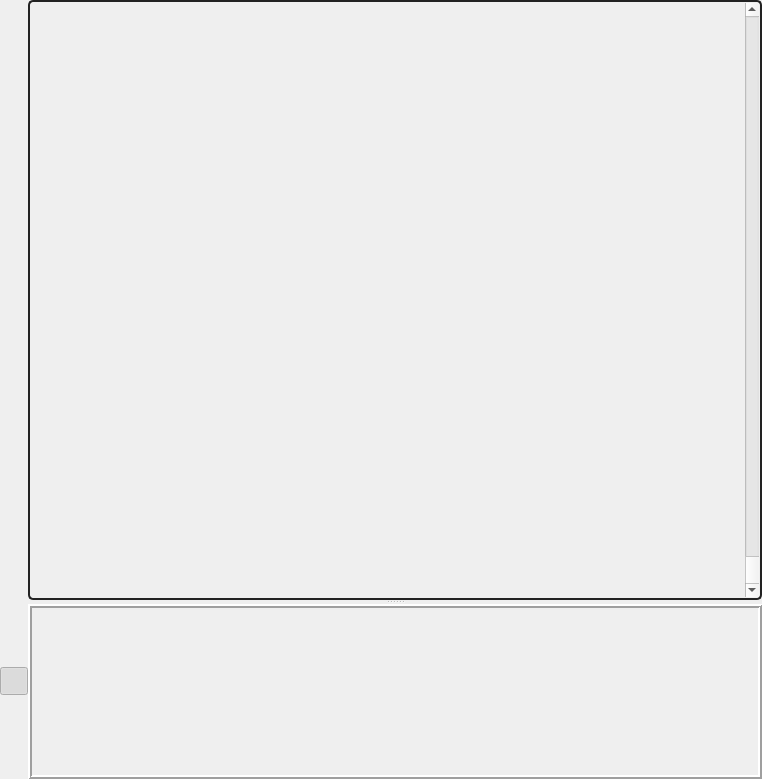
<?xml version="1.0" encoding="UTF-8"?>
<ui version="4.0">
 <class>MEditorArea</class>
 <widget class="QWidget" name="MEditorArea">
  <property name="geometry">
   <rect>
    <x>0</x>
    <y>0</y>
    <width>762</width>
    <height>779</height>
   </rect>
  </property>
  <property name="windowTitle">
   <string notr="true"/>
  </property>
  <layout class="QHBoxLayout" name="horizontalLayout" stretch="0,1">
   <property name="spacing">
    <number>0</number>
   </property>
   <property name="leftMargin">
    <number>0</number>
   </property>
   <property name="topMargin">
    <number>0</number>
   </property>
   <property name="rightMargin">
    <number>0</number>
   </property>
   <property name="bottomMargin">
    <number>0</number>
   </property>
   <item>
    <widget class="QWidget" name="tool_container" native="true">
     <property name="maximumSize">
      <size>
       <width>16777215</width>
       <height>16777215</height>
      </size>
     </property>
     <property name="layoutDirection">
      <enum>Qt::LayoutDirection::LeftToRight</enum>
     </property>
     <property name="styleSheet">
      <string notr="true"/>
     </property>
     <layout class="QVBoxLayout" name="verticalLayout">
      <property name="spacing">
       <number>0</number>
      </property>
      <property name="leftMargin">
       <number>0</number>
      </property>
      <property name="topMargin">
       <number>0</number>
      </property>
      <property name="rightMargin">
       <number>0</number>
      </property>
      <property name="bottomMargin">
       <number>0</number>
      </property>
      <item>
       <widget class="QToolButton" name="mode_toolbutton">
        <property name="minimumSize">
         <size>
          <width>28</width>
          <height>28</height>
         </size>
        </property>
        <property name="maximumSize">
         <size>
          <width>28</width>
          <height>28</height>
         </size>
        </property>
        <property name="focusPolicy">
         <enum>Qt::FocusPolicy::NoFocus</enum>
        </property>
        <property name="toolTip">
         <string>switch edit mode</string>
        </property>
        <property name="layoutDirection">
         <enum>Qt::LayoutDirection::LeftToRight</enum>
        </property>
        <property name="text">
         <string/>
        </property>
        <property name="icon">
         <iconset resource="../../../../resources/glsrcs.qrc">
          <normaloff>:/icons/mouse-pointer.svg</normaloff>:/icons/mouse-pointer.svg</iconset>
        </property>
        <property name="popupMode">
         <enum>QToolButton::ToolButtonPopupMode::InstantPopup</enum>
        </property>
        <property name="autoRaise">
         <bool>true</bool>
        </property>
        <property name="arrowType">
         <enum>Qt::ArrowType::NoArrow</enum>
        </property>
       </widget>
      </item>
      <item>
       <widget class="QToolButton" name="default_divisor_policy_toolbutton">
        <property name="minimumSize">
         <size>
          <width>28</width>
          <height>28</height>
         </size>
        </property>
        <property name="maximumSize">
         <size>
          <width>28</width>
          <height>28</height>
         </size>
        </property>
        <property name="focusPolicy">
         <enum>Qt::FocusPolicy::NoFocus</enum>
        </property>
        <property name="toolTip">
         <string>change the default divisors policy</string>
        </property>
        <property name="layoutDirection">
         <enum>Qt::LayoutDirection::LeftToRight</enum>
        </property>
        <property name="text">
         <string/>
        </property>
        <property name="icon">
         <iconset resource="../../../../resources/glsrcs.qrc">
          <normaloff>:/icons/stream.svg</normaloff>:/icons/stream.svg</iconset>
        </property>
        <property name="iconSize">
         <size>
          <width>12</width>
          <height>12</height>
         </size>
        </property>
        <property name="popupMode">
         <enum>QToolButton::ToolButtonPopupMode::InstantPopup</enum>
        </property>
        <property name="autoRaise">
         <bool>true</bool>
        </property>
       </widget>
      </item>
      <item>
       <widget class="QToolButton" name="background_opacy_toolbutton">
        <property name="minimumSize">
         <size>
          <width>28</width>
          <height>28</height>
         </size>
        </property>
        <property name="maximumSize">
         <size>
          <width>28</width>
          <height>28</height>
         </size>
        </property>
        <property name="toolTip">
         <string>adjust the background opacy</string>
        </property>
        <property name="layoutDirection">
         <enum>Qt::LayoutDirection::LeftToRight</enum>
        </property>
        <property name="text">
         <string notr="true"/>
        </property>
        <property name="icon">
         <iconset resource="../../../../resources/glsrcs.qrc">
          <normaloff>:/icons/background.svg</normaloff>:/icons/background.svg</iconset>
        </property>
        <property name="iconSize">
         <size>
          <width>16</width>
          <height>16</height>
         </size>
        </property>
        <property name="popupMode">
         <enum>QToolButton::ToolButtonPopupMode::InstantPopup</enum>
        </property>
        <property name="autoRaise">
         <bool>true</bool>
        </property>
       </widget>
      </item>
      <item>
       <widget class="QToolButton" name="bookmark_toolbutton">
        <property name="minimumSize">
         <size>
          <width>28</width>
          <height>28</height>
         </size>
        </property>
        <property name="maximumSize">
         <size>
          <width>28</width>
          <height>28</height>
         </size>
        </property>
        <property name="focusPolicy">
         <enum>Qt::FocusPolicy::NoFocus</enum>
        </property>
        <property name="toolTip">
         <string>map bookmarks</string>
        </property>
        <property name="layoutDirection">
         <enum>Qt::LayoutDirection::LeftToRight</enum>
        </property>
        <property name="text">
         <string/>
        </property>
        <property name="icon">
         <iconset resource="../../../../resources/glsrcs.qrc">
          <normaloff>:/icons/bookmark.svg</normaloff>:/icons/bookmark.svg</iconset>
        </property>
        <property name="iconSize">
         <size>
          <width>12</width>
          <height>12</height>
         </size>
        </property>
        <property name="popupMode">
         <enum>QToolButton::ToolButtonPopupMode::InstantPopup</enum>
        </property>
        <property name="autoRaise">
         <bool>true</bool>
        </property>
       </widget>
      </item>
      <item>
       <spacer name="verticalSpacer">
        <property name="orientation">
         <enum>Qt::Orientation::Vertical</enum>
        </property>
        <property name="sizeHint" stdset="0">
         <size>
          <width>20</width>
          <height>613</height>
         </size>
        </property>
       </spacer>
      </item>
      <item>
       <widget class="QPushButton" name="show_object_after_judgeline_button">
        <property name="minimumSize">
         <size>
          <width>28</width>
          <height>28</height>
         </size>
        </property>
        <property name="maximumSize">
         <size>
          <width>28</width>
          <height>28</height>
         </size>
        </property>
        <property name="focusPolicy">
         <enum>Qt::FocusPolicy::NoFocus</enum>
        </property>
        <property name="toolTip">
         <string>check to show object after judgeline</string>
        </property>
        <property name="text">
         <string notr="true"/>
        </property>
        <property name="icon">
         <iconset resource="../../../../resources/glsrcs.qrc">
          <normaloff>:/icons/glasses.svg</normaloff>:/icons/glasses.svg</iconset>
        </property>
        <property name="iconSize">
         <size>
          <width>16</width>
          <height>16</height>
         </size>
        </property>
        <property name="checkable">
         <bool>true</bool>
        </property>
        <property name="checked">
         <bool>true</bool>
        </property>
        <property name="flat">
         <bool>true</bool>
        </property>
       </widget>
      </item>
      <item>
       <widget class="QPushButton" name="lock_edit_mode_button">
        <property name="minimumSize">
         <size>
          <width>28</width>
          <height>28</height>
         </size>
        </property>
        <property name="maximumSize">
         <size>
          <width>28</width>
          <height>28</height>
         </size>
        </property>
        <property name="focusPolicy">
         <enum>Qt::FocusPolicy::NoFocus</enum>
        </property>
        <property name="toolTip">
         <string>switch mode auto select</string>
        </property>
        <property name="text">
         <string/>
        </property>
        <property name="icon">
         <iconset resource="../../../../resources/glsrcs.qrc">
          <normaloff>:/icons/lock-open.svg</normaloff>
          <normalon>:/icons/lock.svg</normalon>
          <activeon>:/icons/lock.svg</activeon>:/icons/lock-open.svg</iconset>
        </property>
        <property name="iconSize">
         <size>
          <width>16</width>
          <height>16</height>
         </size>
        </property>
        <property name="checkable">
         <bool>true</bool>
        </property>
        <property name="flat">
         <bool>true</bool>
        </property>
       </widget>
      </item>
      <item>
       <widget class="QPushButton" name="magnet_todivisor_button">
        <property name="minimumSize">
         <size>
          <width>28</width>
          <height>28</height>
         </size>
        </property>
        <property name="maximumSize">
         <size>
          <width>28</width>
          <height>28</height>
         </size>
        </property>
        <property name="focusPolicy">
         <enum>Qt::FocusPolicy::NoFocus</enum>
        </property>
        <property name="toolTip">
         <string>magnet to divisors</string>
        </property>
        <property name="text">
         <string notr="true"/>
        </property>
        <property name="icon">
         <iconset resource="../../../../resources/glsrcs.qrc">
          <normaloff>:/icons/magnet.svg</normaloff>:/icons/magnet.svg</iconset>
        </property>
        <property name="iconSize">
         <size>
          <width>16</width>
          <height>16</height>
         </size>
        </property>
        <property name="checkable">
         <bool>true</bool>
        </property>
        <property name="flat">
         <bool>true</bool>
        </property>
       </widget>
      </item>
      <item>
       <widget class="QPushButton" name="wheel_direction_button">
        <property name="minimumSize">
         <size>
          <width>28</width>
          <height>28</height>
         </size>
        </property>
        <property name="maximumSize">
         <size>
          <width>28</width>
          <height>28</height>
         </size>
        </property>
        <property name="focusPolicy">
         <enum>Qt::FocusPolicy::NoFocus</enum>
        </property>
        <property name="toolTip">
         <string>change the mouse wheel direction</string>
        </property>
        <property name="text">
         <string/>
        </property>
        <property name="icon">
         <iconset resource="../../../../resources/glsrcs.qrc">
          <normaloff>:/icons/long-arrow-alt-up.svg</normaloff>
          <activeon>:/icons/long-arrow-alt-down.svg</activeon>
          <selectedon>:/icons/long-arrow-alt-down.svg</selectedon>:/icons/long-arrow-alt-up.svg</iconset>
        </property>
        <property name="iconSize">
         <size>
          <width>16</width>
          <height>16</height>
         </size>
        </property>
        <property name="checkable">
         <bool>true</bool>
        </property>
        <property name="checked">
         <bool>false</bool>
        </property>
        <property name="flat">
         <bool>true</bool>
        </property>
       </widget>
      </item>
     </layout>
    </widget>
   </item>
   <item>
    <widget class="QWidget" name="canvasandaudiocontroller" native="true">
     <property name="styleSheet">
      <string notr="true"/>
     </property>
     <layout class="QVBoxLayout" name="verticalLayout_2">
      <property name="spacing">
       <number>0</number>
      </property>
      <property name="leftMargin">
       <number>0</number>
      </property>
      <property name="topMargin">
       <number>0</number>
      </property>
      <property name="rightMargin">
       <number>0</number>
      </property>
      <property name="bottomMargin">
       <number>0</number>
      </property>
      <item>
       <widget class="QSplitter" name="splitter">
        <property name="orientation">
         <enum>Qt::Orientation::Vertical</enum>
        </property>
        <property name="handleWidth">
         <number>4</number>
        </property>
        <property name="childrenCollapsible">
         <bool>false</bool>
        </property>
        <widget class="QWidget" name="canvas_widget" native="true">
         <property name="minimumSize">
          <size>
           <width>0</width>
           <height>600</height>
          </size>
         </property>
         <property name="styleSheet">
          <string notr="true">#canvas_widget {
	border: 2px solid #222222;
    border-radius: 5px;
}</string>
         </property>
         <layout class="QHBoxLayout" name="horizontalLayout_2">
          <property name="spacing">
           <number>0</number>
          </property>
          <property name="leftMargin">
           <number>3</number>
          </property>
          <property name="topMargin">
           <number>3</number>
          </property>
          <property name="rightMargin">
           <number>3</number>
          </property>
          <property name="bottomMargin">
           <number>3</number>
          </property>
          <item>
           <widget class="CanvasContainer" name="canvas_container" native="true">
            <property name="focusPolicy">
             <enum>Qt::FocusPolicy::StrongFocus</enum>
            </property>
            <property name="layoutDirection">
             <enum>Qt::LayoutDirection::RightToLeft</enum>
            </property>
           </widget>
          </item>
          <item>
           <widget class="QScrollBar" name="progress_slider">
            <property name="maximum">
             <number>10000</number>
            </property>
            <property name="pageStep">
             <number>50</number>
            </property>
            <property name="orientation">
             <enum>Qt::Orientation::Vertical</enum>
            </property>
            <property name="invertedAppearance">
             <bool>true</bool>
            </property>
           </widget>
          </item>
         </layout>
        </widget>
        <widget class="QWidget" name="atcontroller_container" native="true">
         <property name="minimumSize">
          <size>
           <width>0</width>
           <height>175</height>
          </size>
         </property>
         <property name="maximumSize">
          <size>
           <width>16777215</width>
           <height>300</height>
          </size>
         </property>
         <layout class="QHBoxLayout" name="horizontalLayout_4">
          <property name="spacing">
           <number>0</number>
          </property>
          <property name="leftMargin">
           <number>0</number>
          </property>
          <property name="topMargin">
           <number>0</number>
          </property>
          <property name="rightMargin">
           <number>0</number>
          </property>
          <property name="bottomMargin">
           <number>0</number>
          </property>
          <item>
           <widget class="QFrame" name="atcontroller_frame">
            <property name="frameShape">
             <enum>QFrame::Shape::Box</enum>
            </property>
            <property name="frameShadow">
             <enum>QFrame::Shadow::Raised</enum>
            </property>
            <property name="lineWidth">
             <number>2</number>
            </property>
            <layout class="QHBoxLayout" name="horizontalLayout_3">
             <property name="spacing">
              <number>0</number>
             </property>
             <property name="leftMargin">
              <number>0</number>
             </property>
             <property name="topMargin">
              <number>0</number>
             </property>
             <property name="rightMargin">
              <number>0</number>
             </property>
             <property name="bottomMargin">
              <number>0</number>
             </property>
             <item>
              <widget class="TimeController" name="audio_time_controller" native="true">
               <property name="styleSheet">
                <string notr="true"/>
               </property>
              </widget>
             </item>
            </layout>
           </widget>
          </item>
         </layout>
        </widget>
       </widget>
      </item>
     </layout>
    </widget>
   </item>
  </layout>
 </widget>
 <customwidgets>
  <customwidget>
   <class>TimeController</class>
   <extends>QWidget</extends>
   <header location="global">timecontroller.h</header>
   <container>1</container>
  </customwidget>
  <customwidget>
   <class>CanvasContainer</class>
   <extends>QWidget</extends>
   <header location="global">CanvasContainer.h</header>
   <container>1</container>
  </customwidget>
 </customwidgets>
 <resources>
  <include location="../../../../resources/glsrcs.qrc"/>
 </resources>
 <connections/>
</ui>
